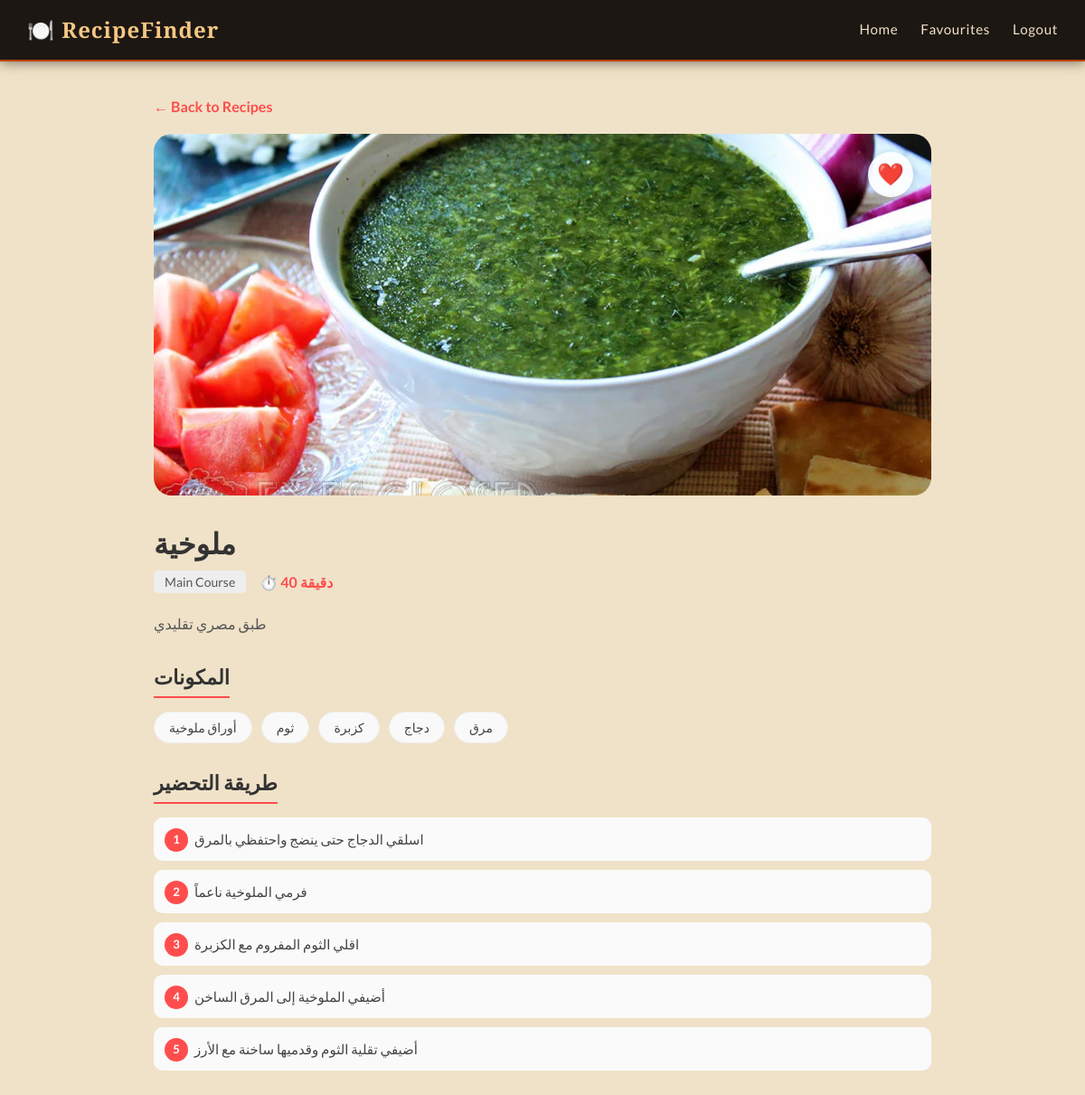
Page /recipes/78/detail/ (signed in) on the committed database.
### recipes/models.py (models this page shows, shortened)
class Recipe(models.Model):
    COURSE_CHOICES = [
        ('appetizers', 'Appetizers'),
        ('main course', 'Main Course'),
        ('dessert', 'Dessert'),
    ]
    name = models.CharField(max_length=200)
    course_name = models.CharField(max_length=20, choices=COURSE_CHOICES)
    description = models.TextField()
    ingredients = models.ManyToManyField(Ingredient, blank=True)
    image = models.ImageField(upload_to='recipe_images/', blank=True, null=True)
    prep_time = models.IntegerField(blank=True, null=True)
    steps = models.TextField(blank=True, null=True)

class Ingredient(models.Model):
    name = models.CharField(max_length=100)
    quantity = models.CharField(max_length=50)

### recipes/views.py (the view)
# urls.py: path('<int:pk>/detail/', views.recipe_detail_view, name='recipe-detail-page'),
@login_required
def recipe_detail_view(request, pk):
    recipe = get_object_or_404(
        Recipe.objects.prefetch_related('ingredients'), pk=pk
    )
    is_favorite = Favorite.objects.filter(
        user=request.user, recipe=recipe
    ).exists()
    steps_list = recipe.steps.split('\n') if recipe.steps else []
    return render(request, 'recipe-details.html', {
        'recipe': recipe,
        'is_favorite': is_favorite,
        'steps_list': steps_list,
    })

### templates/recipe-details.html (shortened to what this page needs)
<!DOCTYPE html>
<html lang="ar">
<head>
    {% load static %}
    <link rel="stylesheet" href="{% static 'styles/style.css' %}">
</head>
<body>
    <nav class="navbar">
      <div class="nav-logo">🍽️ RecipeFinder</div>
      <ul class="nav-links">
        <li><a href="{% url 'home' %}">Home</a></li>
        <li><a href="{% url 'favorite_list' %}">Favourites</a></li>
        {% if not user.is_authenticated %}
          <li><a href="{% url 'login' %}">Login</a></li>
          <li><a href="{% url 'signup-page' %}">Sign Up</a></li>
        {% else %}
          <li><a href="{% url 'logout' %}">Logout</a></li>
        {% endif %}
      </ul>
    </nav>
    <div class="detail-page">
        <a href="{% url 'home' %}" class="back-link">&larr; Back to Recipes</a>
        <div class="detail-header">
            {% if recipe.image %}
                <img src="{{ recipe.image.url }}" alt="{{ recipe.name }}">
            {% else %}
                <img src="{% static 'images/default_recipe.png' %}" alt="{{ recipe.name }}">
            {% endif %}
            <button class="detail-fav-btn" data-id="{{ recipe.id }}" onclick="toggleFav(this)">
                {% if is_favorite %} ❤️ {% else %} 🤍 {% endif %}
            </button>
        </div>
        <h1 class="detail-title">{{ recipe.name }}</h1>
        <div class="detail-meta">
            <span class="course-badge">{{ recipe.get_course_name_display }}</span>
            <span class="prep-time">⏱️ {{ recipe.prep_time }} دقيقة</span>
        </div>
        <p class="detail-desc">{{ recipe.description }}</p>
        {% with ingredients=recipe.ingredients.all %}
            {% if ingredients %}
                <div class="detail-section">
                    <h2>المكونات</h2>
                    <ul class="ingredients-list">
                        {% for ing in ingredients %}
                            <li>{{ ing.name }}</li>
                        {% endfor %}
                    </ul>
                </div>
            {% endif %}
        {% endwith %}
        {% if steps_list %}
            <div class="detail-section">
                <h2>طريقة التحضير</h2>
                <ol class="steps-list">
                    {% for step in steps_list %}
                        <li>{{ step }}</li>
                    {% endfor %}
                </ol>
            </div>
        {% endif %}
    </div>
</body>
</html>

### static/styles/style.css (style rules this page uses)
:root { --espresso: #1C1712; --bark: #3D2B1F; --brick: #C1440E; --ember: #E07B39; --wheat: #F5C784; --parchment: #FAF0E0; --parchment-dark: #F0E2C8; --nav-height: 68px; --nav-control-height: 36px; }
* { margin: 0; padding: 0; box-sizing: border-box; }
body { background-color: var(--parchment-dark); font-family: 'Lato', sans-serif; }
.navbar { background: var(--espresso); height: var(--nav-height); min-height: var(--nav-height); padding: 0 30px; display: flex; align-items: center; justify-content: space-between; position: sticky; top: 0; z-index: 100; box-shadow: 0 2px 12px rgba(28, 23, 18, 0.5); border-bottom: 2px solid var(--brick); }
.nav-logo { color: var(--wheat); font-family: 'Playfair Display', serif; font-size: 1.5rem; font-weight: 700; letter-spacing: 1px; line-height: 1; white-space: nowrap; }
.nav-links { list-style: none; display: flex; flex-wrap: nowrap; align-items: center; height: 100%; gap: 25px; min-height: var(--nav-height); margin: 0; padding: 0; }
.nav-links a { display: inline-flex; align-items: center; min-height: var(--nav-control-height); white-space: nowrap; color: var(--parchment-dark); text-decoration: none; font-size: 0.95rem; line-height: 1; letter-spacing: 0.04em; transition: color 0.2s; }

### templates/recipe-details.html (style rules this page uses)
.detail-page { padding: 40px 20px; max-width: 900px; margin: 0 auto; }
.detail-header { position: relative; margin-bottom: 30px; }
.detail-header img { width: 100%; max-height: 400px; object-fit: cover; border-radius: 20px; }
.detail-fav-btn { position: absolute; top: 20px; right: 20px; background: rgba(255,255,255,0.9); border: none; border-radius: 50%; width: 50px; height: 50px; font-size: 24px; cursor: pointer; box-shadow: 0 2px 10px rgba(0,0,0,0.15); display: flex; align-items: center; justify-content: center; }
.detail-title { font-size: 2rem; margin: 0 0 10px; color: #333; }
.detail-meta { display: flex; gap: 15px; align-items: center; flex-wrap: wrap; margin-bottom: 20px; }
.detail-meta .course-badge { background: #eee; padding: 4px 12px; border-radius: 5px; font-size: 14px; color: #555; }
.detail-meta .prep-time { font-weight: bold; color: #ff4d4d; font-size: 16px; }
.detail-desc { font-size: 16px; color: #555; line-height: 1.8; margin-bottom: 30px; }
.detail-section { margin-bottom: 30px; }
.detail-section h2 { font-size: 1.4rem; color: #333; margin-bottom: 15px; border-bottom: 2px solid #ff4d4d; padding-bottom: 8px; display: inline-block; }
.ingredients-list { list-style: none; padding: 0; display: flex; flex-wrap: wrap; gap: 10px; }
.ingredients-list li { background: #f9f9f9; border: 1px solid #eee; padding: 8px 16px; border-radius: 20px; font-size: 14px; color: #444; }
.steps-list { list-style: none; padding: 0; counter-reset: step; }
.steps-list li { counter-increment: step; padding: 12px 15px 12px 45px; position: relative; background: #fafafa; border-radius: 10px; margin-bottom: 10px; font-size: 15px; color: #444; line-height: 1.6; }
.steps-list li::before { content: counter(step); position: absolute; left: 12px; top: 12px; background: #ff4d4d; color: #fff; width: 26px; height: 26px; border-radius: 50%; display: flex; align-items: center; justify-content: center; font-size: 13px; font-weight: bold; }
.back-link { display: inline-block; margin-bottom: 20px; color: #ff4d4d; text-decoration: none; font-weight: bold; font-size: 16px; }

### rows in the picture
Recipe: image (picture), name "ملوخية", course_name "Main Course", prep_time "40", description "طبق مصري تقليدي"
Ingredient: name "أوراق ملوخية"
Ingredient: name "ثوم"
Ingredient: name "كزبرة"
Ingredient: name "دجاج"
Ingredient: name "مرق"

### other values in the picture
{{ step }} "اسلقي الدجاج حتى ينضج واحتفظي بالمرق" "فرمي الملوخية ناعماً" "اقلي الثوم المفروم مع الكزبرة" "أضيفي الملوخية إلى المرق الساخن" "أضيفي تقلية الثوم وقدميها ساخنة مع الأرز"
